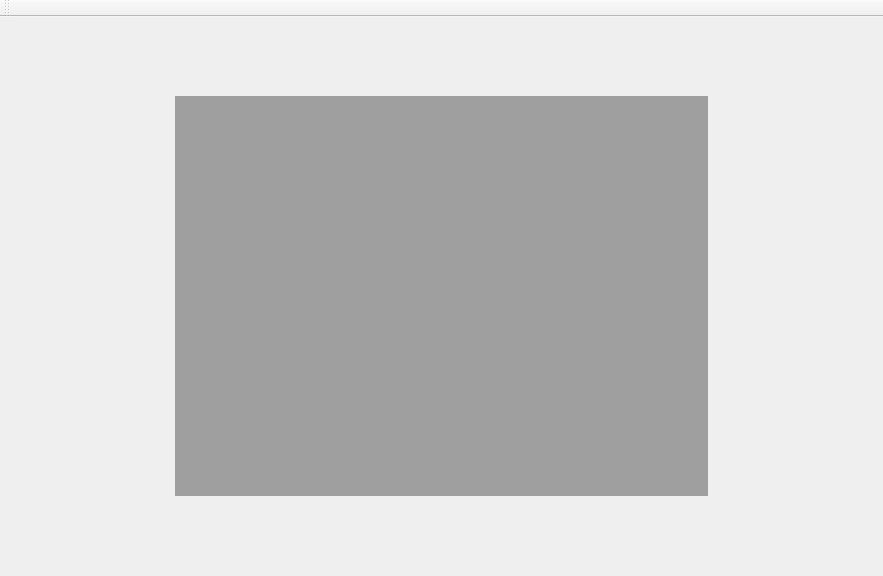
<?xml version="1.0" encoding="UTF-8"?>
<ui version="4.0">
 <class>CMainWindow</class>
 <widget class="QMainWindow" name="CMainWindow">
  <property name="geometry">
   <rect>
    <x>0</x>
    <y>0</y>
    <width>883</width>
    <height>576</height>
   </rect>
  </property>
  <property name="windowTitle">
   <string>MainWindow</string>
  </property>
  <widget class="QWidget" name="centralwidget">
   <layout class="QGridLayout" name="gridLayout">
    <item row="0" column="0">
     <widget class="QSplitter" name="splitter">
      <property name="sizePolicy">
       <sizepolicy hsizetype="Maximum" vsizetype="Maximum">
        <horstretch>0</horstretch>
        <verstretch>0</verstretch>
       </sizepolicy>
      </property>
      <property name="orientation">
       <enum>Qt::Horizontal</enum>
      </property>
      <widget class="QMdiArea" name="mdiArea">
       <property name="documentMode">
        <bool>true</bool>
       </property>
       <widget class="QWidget" name="sheetEditor">
        <property name="windowTitle">
         <string/>
        </property>
       </widget>
      </widget>
     </widget>
    </item>
   </layout>
  </widget>
  <widget class="QToolBar" name="toolBar">
   <property name="windowTitle">
    <string>toolBar</string>
   </property>
   <attribute name="toolBarArea">
    <enum>TopToolBarArea</enum>
   </attribute>
   <attribute name="toolBarBreak">
    <bool>false</bool>
   </attribute>
  </widget>
 </widget>
 <resources/>
 <connections/>
</ui>
